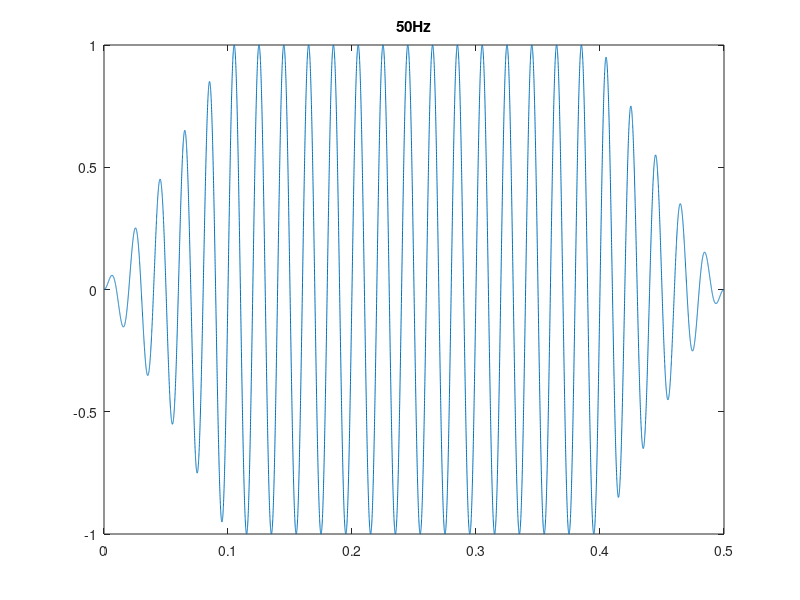

The MATLAB script that drew this image: (Note: this script raises an error after producing the figure.)
function generatePureTones(freq,amp,Awgt,slope)
% freq is a vector of desired frequencies
% amp is 0 to 1
% for A-weighting Awgt=true; better over 1000Hz to avoid clipping
% slope is linear increase and decrease of amp to void clicks, length in s.

if ~exist('Awgt','var')
    Awgt=false;
end
if isempty(Awgt)
    Awgt=false;
end
if ~exist('slope','var')
    slope=0.1;
elseif isempty(slope)
    slope=0.1
end
    
A=1; % no Aweighting by default
samplingRate = 22000;
lenSound = 0.5;
T = 1/samplingRate;
t = 0:T:lenSound-T;
pow=3.1623;
startF=50;

try
    if isempty(freq)
        freq = round([startF startF*pow startF*pow^2 startF*pow^3 startF*pow^4]);
    end
catch %#ok<*CTCH>
    freq = round([startF startF*pow startF*pow^2 startF*pow^3 startF*pow^4]);
end
try
    if isempty(amp)
        amp=1;
    end
catch %#ok<*CTCH>
    amp=1;
end
ampstr='';
if ~(amp==1)
    ampstr=[num2str(amp),'_'];
end

%% making slope

slpSamp=samplingRate*slope;
slpDif=1/(samplingRate*slope);
lin=0:slpDif:1-slpDif;
nil=fliplr(lin);
slpLen=length(lin);
if slpLen>samplingRate*lenSound/2;
    error('slope to big')
end
for ii = 1 : length(freq)
    if Awgt
        A=aweight(freq(ii));
    end
    soundVec = amp.*(sin(2*pi*freq(ii)*t)./A)';
    soundVec(1:slpLen)=soundVec(1:slpLen).*lin';
    soundVec(end-slpLen+1:end)=soundVec(end-slpLen+1:end).*nil';
    figure;plot(t,soundVec);
    title([num2str(freq(ii)),'Hz']);
    sound(soundVec, samplingRate);
    % add square wave
    squareLen = round(0.015*samplingRate); 
    soundVec(:,2) = 0;
    soundVec(2:squareLen,2) = 1;
    wavwrite(soundVec, samplingRate, sprintf('%s%sHz',strrep(ampstr,'.',''),num2str(freq(ii))))
end